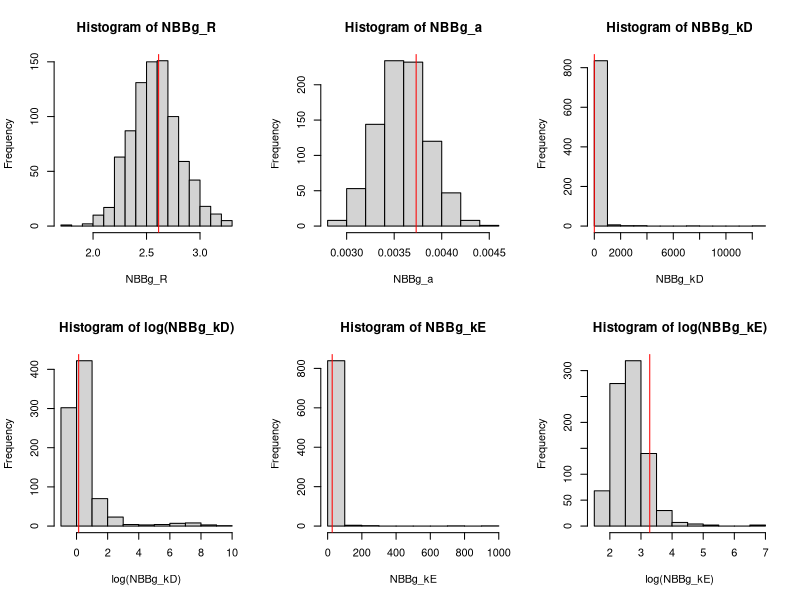
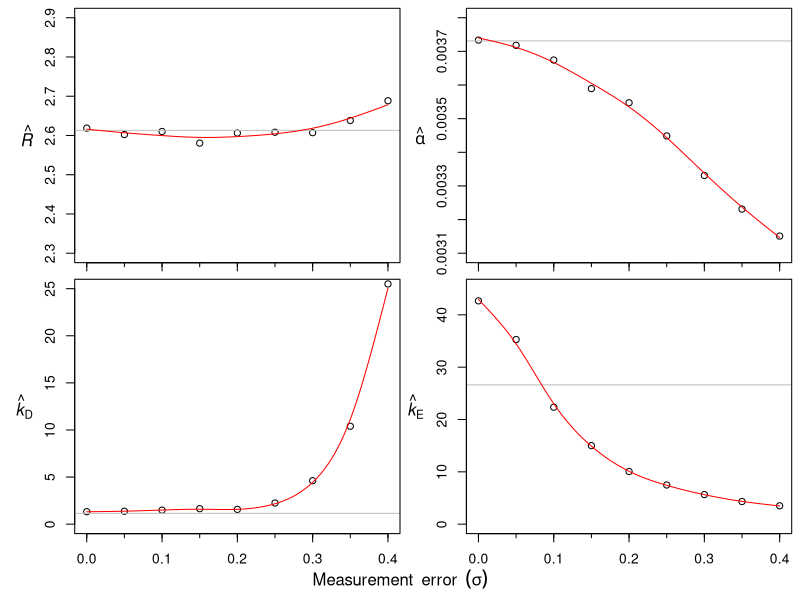

Here is the R script that generated these plots, in order:
# Melbourne BA, Hastings A (2008). Extinction risk depends strongly on factors
# contributing to stochasticity. Nature 454:100–103.
# https://doi.org/10.1038/nature06922
#
# Supplementary Fig. 4

# This program makes the plots from saved simulation output and calculates
# bias-corrected parameter values.

simdata <- read.csv("output/m_error_dat.csv")

# For "true" values, we use the fitted values from the data for the NBBg model
R <- 2.613
alpha <- 0.003731
kD <- 1.1475
kE <- 26.6221

# First check histograms for problems
sub <- subset(simdata,sigma==0.15)
par(mfrow=c(2,3))
attach(sub)
hist(NBBg_R)
abline(v=R,col="red")
hist(NBBg_a)
abline(v=alpha,col="red")
hist(NBBg_kD)
abline(v=kD,col="red")
hist(log(NBBg_kD))
abline(v=log(kD),col="red")
hist(NBBg_kE)
abline(v=kE,col="red")
hist(log(NBBg_kE))
abline(v=log(kE),col="red")
detach(sub)

# Make the graphs
windows(width=7,height=7*0.8)
par(mfrow=c(2,2),mar=c(1,4,0,0),oma=c(3,0.5,0.5,0.5))

R_hat <- expression( hat(italic(R)) )
a_hat <- expression( hat(italic(alpha)) )
kD_hat <- expression( hat(italic(k))[D] )
kE_hat <- expression( hat(italic(k))[E] )
m_err <- expression( Measurement*~~error*~~(italic(sigma)) )

mn <- NULL
for (s in unique(simdata$sigma)) {
  sub <- subset(simdata,sigma==s,select=NBBg_R)
  attach(sub)
  mn <- c(mn,mean(NBBg_R,trim=0))
  detach(sub)
}
plot(unique(simdata$sigma),mn,xlim=c(0,0.4),ylim=c(2.3,2.9),xlab="",ylab="",axes=FALSE)
axis(1, labels = FALSE )
axis(1, at=seq(0,0.4,by=0.05 ),labels=FALSE,tcl=-0.25)
axis(2)
abline(h=R,col="gray")
smooth <- smooth.spline(unique(simdata$sigma),mn)
xx  <- seq(0,0.4,length.out=201)
lines(predict(smooth,xx),col="red")
box()
mtext(R_hat,side=2,las=2,line=2.5)

mn <- NULL
for (s in unique(simdata$sigma)) {
  sub <- subset(simdata,sigma==s,select=NBBg_a)
  attach(sub)
  mn <- c(mn,mean(NBBg_a,trim=0))
  detach(sub)
}
plot(unique(simdata$sigma),mn,xlim=c(0,0.4),ylim=c(0.0031,0.0038),xlab="",ylab="",axes=FALSE)
axis(1, labels = FALSE )
axis(1, at=seq(0,0.4,by=0.05 ),labels=FALSE,tcl=-0.25)
axis(2)
abline(h=alpha,col="gray")
smooth <- smooth.spline(unique(simdata$sigma),mn,df=5)
xx  <- seq(0,0.4,length.out=201)
lines(predict(smooth,xx),col="red")
box()
mtext(a_hat,side=2,las=2,line=2.5)

mn <- NULL
for (s in unique(simdata$sigma)) {
  sub <- subset(simdata,sigma==s,select=NBBg_kD)
  attach(sub)
  mn <- c(mn,mean(NBBg_kD,trim=0.05))
  detach(sub)
}
plot(unique(simdata$sigma),mn,xlim=c(0,0.4),ylim=c(0,25),xlab="sigma",ylab="",axes=FALSE)
axis(1)
axis(1, at=seq(0,0.4,by=0.05 ),labels=FALSE,tcl=-0.25)
axis(2)
abline(h=kD,col="gray")
smooth <- smooth.spline(unique(simdata$sigma),mn,df=7)
xx  <- seq(0,0.4,length.out=201)
lines(predict(smooth,xx),col="red")
box()
mtext(kD_hat,side=2,las=2,line=2.5)

mn <- NULL
for (s in unique(simdata$sigma)) {
  sub <- subset(simdata,sigma==s,select=NBBg_kE)
  attach(sub)
  mn <- c(mn,mean(NBBg_kE,trim=0.05))
  detach(sub)
}
plot(unique(simdata$sigma),mn,xlim=c(0,0.4),ylim=c(0,45),xlab="sigma",ylab="",axes=FALSE)
axis(1)
axis(1, at=seq(0,0.4,by=0.05 ),labels=FALSE,tcl=-0.25)
axis(2)
abline(h=kE,col="gray")
smooth <- smooth.spline(unique(simdata$sigma),mn,df=7)
xx  <- seq(0,0.4,length.out=201)
lines(predict(smooth,xx),col="red")
box()
mtext(kE_hat,side=2,las=2,line=2.5)
mtext(m_err,side=1,line=1.5,outer=TRUE)

# Bias corrected estimates for kD and kE
sub <- subset(simdata,sigma==0,select=NBBg_kE)
mn <- mean(sub$NBBg_kE,trim=0.05)
rd <- (log(mn)-log(kE))/log(mn) #ln scale relative deviation
exp(log(kE) - rd*log(kE))
rd <- (mn-kE)/mn #natural scale relative deviation
kE - rd*kE

sub <- subset(simdata,sigma==0,select=NBBg_kD)
mn <- mean(sub$NBBg_kD,trim=0.05)
rd <- (log(mn)-log(kD))/log(mn) #ln scale relative deviation
exp(log(kD) - rd*log(kD))
rd <- (mn-kD)/mn #natural scale relative deviation
kD - rd*kD

